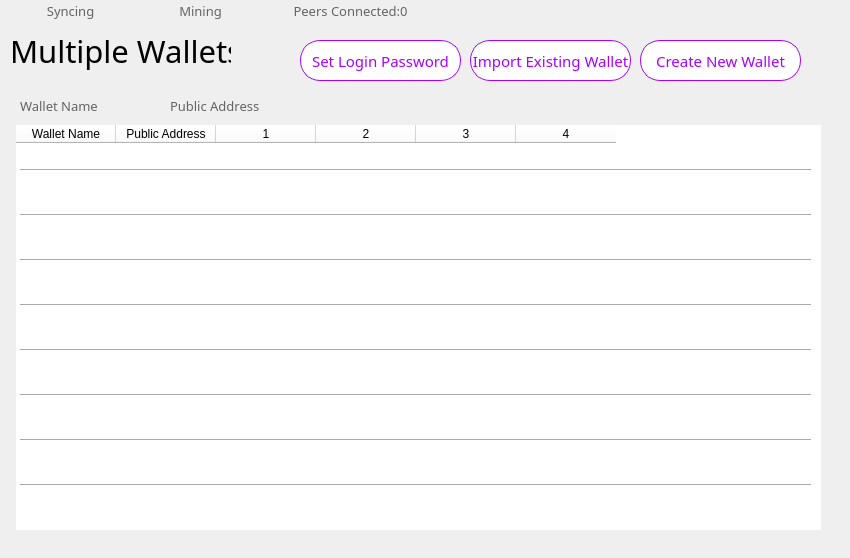
   <widget class="QWidget" name="p6">
    <widget class="QLabel" name="label_15">
     <property name="geometry">
      <rect>
       <x>10</x>
       <y>30</y>
       <width>221</width>
       <height>41</height>
      </rect>
     </property>
     <property name="font">
      <font>
       <family>等线</family>
       <pointsize>23</pointsize>
      </font>
     </property>
     <property name="text">
      <string>Multiple Wallets</string>
     </property>
    </widget>
    <widget class="QPushButton" name="pushButton_31">
     <property name="geometry">
      <rect>
       <x>300</x>
       <y>40</y>
       <width>161</width>
       <height>41</height>
      </rect>
     </property>
     <property name="font">
      <font>
       <family>微软雅黑 Light</family>
       <pointsize>11</pointsize>
      </font>
     </property>
     <property name="cursor">
      <cursorShape>PointingHandCursor</cursorShape>
     </property>
     <property name="focusPolicy">
      <enum>Qt::NoFocus</enum>
     </property>
     <property name="styleSheet">
      <string notr="true">border-width: 1px;

border-color: rgb(170, 0, 255);
background-color: rgb(255, 255, 255);
color: rgb(170, 0, 255);
border-radius:20px;
border-style:solid; 
</string>
     </property>
     <property name="text">
      <string>Set Login Password</string>
     </property>
     <property name="flat">
      <bool>true</bool>
     </property>
    </widget>
    <widget class="QPushButton" name="pushButton_32">
     <property name="geometry">
      <rect>
       <x>470</x>
       <y>40</y>
       <width>161</width>
       <height>41</height>
      </rect>
     </property>
     <property name="font">
      <font>
       <family>微软雅黑 Light</family>
       <pointsize>11</pointsize>
      </font>
     </property>
     <property name="cursor">
      <cursorShape>PointingHandCursor</cursorShape>
     </property>
     <property name="focusPolicy">
      <enum>Qt::NoFocus</enum>
     </property>
     <property name="styleSheet">
      <string notr="true">border-width: 1px;
border-color: rgb(170, 0, 255);
background-color: rgb(255, 255, 255);
color: rgb(170, 0, 255);
border-radius:20px;
border-style:solid; 
</string>
     </property>
     <property name="text">
      <string>Import Existing Wallet</string>
     </property>
     <property name="flat">
      <bool>true</bool>
     </property>
    </widget>
    <widget class="QPushButton" name="pushButton_33">
     <property name="geometry">
      <rect>
       <x>640</x>
       <y>40</y>
       <width>161</width>
       <height>41</height>
      </rect>
     </property>
     <property name="font">
      <font>
       <family>微软雅黑 Light</family>
       <pointsize>11</pointsize>
      </font>
     </property>
     <property name="cursor">
      <cursorShape>PointingHandCursor</cursorShape>
     </property>
     <property name="focusPolicy">
      <enum>Qt::NoFocus</enum>
     </property>
     <property name="styleSheet">
      <string notr="true">border-width: 1px;
border-color: rgb(170, 0, 255);
background-color: rgb(255, 255, 255);
color: rgb(170, 0, 255);
border-radius:20px;
border-style:solid; 
</string>
     </property>
     <property name="text">
      <string>Create New Wallet</string>
     </property>
     <property name="flat">
      <bool>true</bool>
     </property>
    </widget>
    <widget class="QLabel" name="label_49">
     <property name="geometry">
      <rect>
       <x>20</x>
       <y>95</y>
       <width>91</width>
       <height>21</height>
      </rect>
     </property>
     <property name="font">
      <font>
       <family>等线</family>
       <pointsize>10</pointsize>
      </font>
     </property>
     <property name="styleSheet">
      <string notr="true">color: rgb(100, 100, 100);</string>
     </property>
     <property name="text">
      <string>Wallet Name</string>
     </property>
    </widget>
    <widget class="QLabel" name="label_50">
     <property name="geometry">
      <rect>
       <x>170</x>
       <y>95</y>
       <width>91</width>
       <height>21</height>
      </rect>
     </property>
     <property name="font">
      <font>
       <family>等线</family>
       <pointsize>10</pointsize>
      </font>
     </property>
     <property name="styleSheet">
      <string notr="true">color: rgb(100, 100, 100);</string>
     </property>
     <property name="text">
      <string>Public Address</string>
     </property>
    </widget>
    <widget class="QToolButton" name="toolButton_27">
     <property name="geometry">
      <rect>
       <x>270</x>
       <y>0</y>
       <width>151</width>
       <height>21</height>
      </rect>
     </property>
     <property name="font">
      <font>
       <family>微软雅黑 Light</family>
       <pointsize>10</pointsize>
      </font>
     </property>
     <property name="styleSheet">
      <string notr="true">border:0px;
color: rgb(100, 100, 100);</string>
     </property>
     <property name="text">
      <string>   Peers Connected:0</string>
     </property>
     <property name="icon">
      <iconset>
       <normaloff>pic/tubiaoer.png</normaloff>pic/tubiaoer.png</iconset>
     </property>
     <property name="toolButtonStyle">
      <enum>Qt::ToolButtonTextBesideIcon</enum>
     </property>
    </widget>
    <widget class="QToolButton" name="toolButton_28">
     <property name="geometry">
      <rect>
       <x>0</x>
       <y>0</y>
       <width>131</width>
       <height>21</height>
      </rect>
     </property>
     <property name="font">
      <font>
       <family>微软雅黑 Light</family>
       <pointsize>10</pointsize>
      </font>
     </property>
     <property name="styleSheet">
      <string notr="true">border:0px;
color: rgb(100, 100, 100);</string>
     </property>
     <property name="text">
      <string>   Syncing</string>
     </property>
     <property name="icon">
      <iconset>
       <normaloff>pic/grayqukuai.png</normaloff>pic/grayqukuai.png</iconset>
     </property>
     <property name="toolButtonStyle">
      <enum>Qt::ToolButtonTextBesideIcon</enum>
     </property>
    </widget>
    <widget class="QToolButton" name="toolButton_29">
     <property name="geometry">
      <rect>
       <x>130</x>
       <y>0</y>
       <width>131</width>
       <height>21</height>
      </rect>
     </property>
     <property name="font">
      <font>
       <family>微软雅黑 Light</family>
       <pointsize>10</pointsize>
      </font>
     </property>
     <property name="styleSheet">
      <string notr="true">border:0px;
color: rgb(100, 100, 100);</string>
     </property>
     <property name="text">
      <string>   Mining</string>
     </property>
     <property name="icon">
      <iconset>
       <normaloff>pic/graymining.png</normaloff>pic/graymining.png</iconset>
     </property>
     <property name="toolButtonStyle">
      <enum>Qt::ToolButtonTextBesideIcon</enum>
     </property>
    </widget>
    <widget class="QLabel" name="label_35">
     <property name="geometry">
      <rect>
       <x>0</x>
       <y>114</y>
       <width>841</width>
       <height>435</height>
      </rect>
     </property>
     <property name="text">
      <string/>
     </property>
     <property name="pixmap">
      <pixmap>pic/chart.png</pixmap>
     </property>
     <property name="scaledContents">
      <bool>true</bool>
     </property>
    </widget>
    <widget class="Line" name="line_6">
     <property name="geometry">
      <rect>
       <x>20</x>
       <y>160</y>
       <width>791</width>
       <height>21</height>
      </rect>
     </property>
     <property name="styleSheet">
      <string notr="true">background-color: rgb(255, 255, 255);</string>
     </property>
     <property name="orientation">
      <enum>Qt::Horizontal</enum>
     </property>
    </widget>
    <widget class="Line" name="line_9">
     <property name="geometry">
      <rect>
       <x>20</x>
       <y>295</y>
       <width>791</width>
       <height>21</height>
      </rect>
     </property>
     <property name="styleSheet">
      <string notr="true">background-color: rgb(255, 255, 255);</string>
     </property>
     <property name="orientation">
      <enum>Qt::Horizontal</enum>
     </property>
    </widget>
    <widget class="Line" name="line_11">
     <property name="geometry">
      <rect>
       <x>20</x>
       <y>340</y>
       <width>791</width>
       <height>20</height>
      </rect>
     </property>
     <property name="styleSheet">
      <string notr="true">background-color: rgb(255, 255, 255);</string>
     </property>
     <property name="orientation">
      <enum>Qt::Horizontal</enum>
     </property>
    </widget>
    <widget class="Line" name="line_14">
     <property name="geometry">
      <rect>
       <x>20</x>
       <y>475</y>
       <width>791</width>
       <height>21</height>
      </rect>
     </property>
     <property name="styleSheet">
      <string notr="true">background-color: rgb(255, 255, 255);</string>
     </property>
     <property name="orientation">
      <enum>Qt::Horizontal</enum>
     </property>
    </widget>
    <widget class="Line" name="line_10">
     <property name="geometry">
      <rect>
       <x>20</x>
       <y>385</y>
       <width>791</width>
       <height>21</height>
      </rect>
     </property>
     <property name="styleSheet">
      <string notr="true">background-color: rgb(255, 255, 255);</string>
     </property>
     <property name="orientation">
      <enum>Qt::Horizontal</enum>
     </property>
    </widget>
    <widget class="Line" name="line_7">
     <property name="geometry">
      <rect>
       <x>20</x>
       <y>205</y>
       <width>791</width>
       <height>21</height>
      </rect>
     </property>
     <property name="styleSheet">
      <string notr="true">background-color: rgb(255, 255, 255);</string>
     </property>
     <property name="orientation">
      <enum>Qt::Horizontal</enum>
     </property>
    </widget>
    <widget class="Line" name="line_8">
     <property name="geometry">
      <rect>
       <x>20</x>
       <y>250</y>
       <width>791</width>
       <height>20</height>
      </rect>
     </property>
     <property name="styleSheet">
      <string notr="true">background-color: rgb(255, 255, 255);</string>
     </property>
     <property name="orientation">
      <enum>Qt::Horizontal</enum>
     </property>
    </widget>
    <widget class="Line" name="line_12">
     <property name="geometry">
      <rect>
       <x>20</x>
       <y>430</y>
       <width>791</width>
       <height>21</height>
      </rect>
     </property>
     <property name="styleSheet">
      <string notr="true">background-color: rgb(255, 255, 255);</string>
     </property>
     <property name="orientation">
      <enum>Qt::Horizontal</enum>
     </property>
    </widget>
    <widget class="QTableWidget" name="multWallet">
     <property name="geometry">
      <rect>
       <x>16</x>
       <y>125</y>
       <width>805</width>
       <height>405</height>
      </rect>
     </property>
     <property name="styleSheet">
      <string notr="true">border:0px;
background-color: rgb(255, 255, 255);</string>
     </property>
     <column>
      <property name="text">
       <string>Wallet Name</string>
      </property>
     </column>
     <column>
      <property name="text">
       <string>Public Address</string>
      </property>
     </column>
     <column>
      <property name="text">
       <string>1</string>
      </property>
     </column>
     <column>
      <property name="text">
       <string>2</string>
      </property>
     </column>
     <column>
      <property name="text">
       <string>3</string>
      </property>
     </column>
     <column>
      <property name="text">
       <string>4</string>
      </property>
     </column>
    </widget>
    <zorder>label_15</zorder>
    <zorder>pushButton_31</zorder>
    <zorder>pushButton_32</zorder>
    <zorder>pushButton_33</zorder>
    <zorder>label_49</zorder>
    <zorder>label_50</zorder>
    <zorder>toolButton_27</zorder>
    <zorder>toolButton_28</zorder>
    <zorder>toolButton_29</zorder>
    <zorder>label_35</zorder>
    <zorder>multWallet</zorder>
    <zorder>line_6</zorder>
    <zorder>line_9</zorder>
    <zorder>line_11</zorder>
    <zorder>line_14</zorder>
    <zorder>line_10</zorder>
    <zorder>line_7</zorder>
    <zorder>line_8</zorder>
    <zorder>line_12</zorder>
   </widget>
